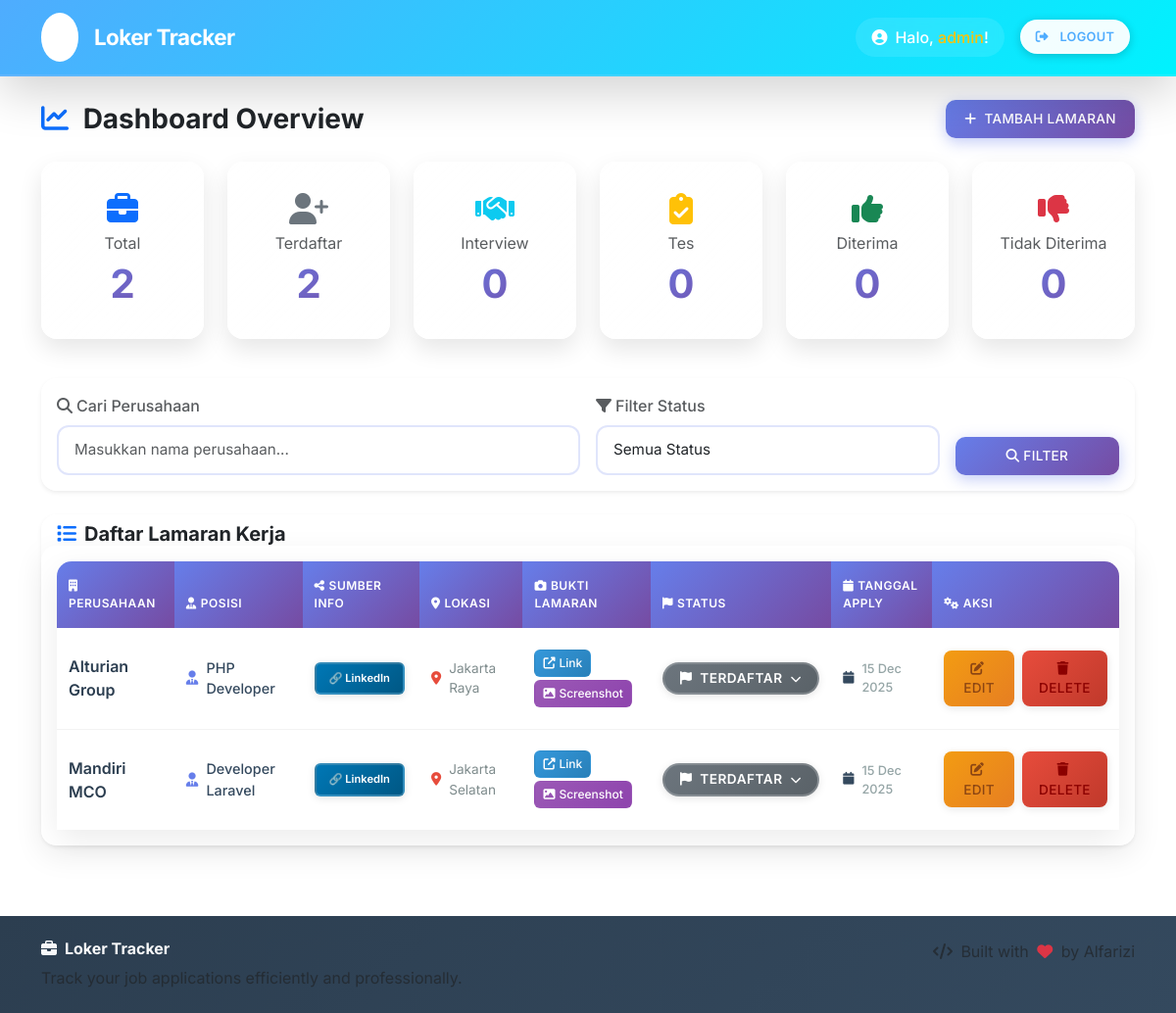
Screenshot of / (signed in) with the database file from the repository.
### models.py (models this page shows)
class JobApplication(db.Model):
    id = db.Column(db.Integer, primary_key=True)
    company_name = db.Column(db.String(100))
    position = db.Column(db.String(100), nullable=True)  # NEW: Posisi yang dilamar
    location = db.Column(db.String(100))
    address = db.Column(db.String(200))
    application_proof = db.Column(db.Text, nullable=True)  # NEW: Link atau path screenshot
    image_proof = db.Column(db.String(255), nullable=True)  # NEW: Path to uploaded image
    source_info = db.Column(db.String(100), nullable=True)  # NEW: Asal info loker
    applied_date = db.Column(db.DateTime)
    status_id = db.Column(db.Integer, db.ForeignKey('status.id'))
    status = db.relationship('Status')
    user_id = db.Column(db.Integer, db.ForeignKey('user.id'))

class Status(db.Model):
    id = db.Column(db.Integer, primary_key=True)
    name = db.Column(db.String(50), unique=True, nullable=False)
    color = db.Column(db.String(20), default='secondary')

### app.py (the view)
@app.route('/')
@login_required
def index():
    search = request.args.get('q')
    status = request.args.get('status')
    statuses = Status.query.all()
    query = JobApplication.query.filter_by(user_id=current_user.id)
    if search:
        query = query.filter(
            JobApplication.company_name.ilike(f'%{search}%')
        )
    if status and status != 'All':
        query = query.filter(
            JobApplication.status.has(name=status)
        )
    jobs = query.order_by(JobApplication.applied_date.desc()).all()
    total = JobApplication.query.filter_by(user_id=current_user.id).count()
    terdaftar = JobApplication.query.filter(
        JobApplication.user_id == current_user.id,
        JobApplication.status.has(name='Terdaftar')
    ).count()
    interview = JobApplication.query.filter(
        JobApplication.user_id == current_user.id,
        JobApplication.status.has(name='Interview')
    ).count()
    tes = JobApplication.query.filter(
        JobApplication.user_id == current_user.id,
        JobApplication.status.has(name='Tes')
    ).count()
    diterima = JobApplication.query.filter(
        JobApplication.user_id == current_user.id,
        JobApplication.status.has(name='Diterima')
    ).count()
    ditolak = JobApplication.query.filter(
        JobApplication.user_id == current_user.id,
        JobApplication.status.has(name='Tidak Diterima')
    ).count()
    return render_template(
        'index.html',
        jobs=jobs,
        statuses=statuses,
        total=total,
        terdaftar=terdaftar,
        interview=interview,
        tes=tes,
        diterima=diterima,
        ditolak=ditolak
    )

### templates/index.html (shortened to what this page needs)
{% extends 'base.html' %}
{% block content %}
<div class="d-flex justify-content-between align-items-center mb-4">
    <h3 class="fw-bold text-dark mb-0">
        <i class="fas fa-chart-line me-2 text-primary"></i>
        Dashboard Overview
    </h3>
    <a href="/add" class="btn btn-primary">
        <i class="fas fa-plus me-2"></i>Tambah Lamaran
    </a>
</div>
<div class="row mb-4">
    <div class="col-lg-2 col-md-4 col-sm-6 mb-3">
        <div class="card stats-card text-center border-0">
            <div class="card-body">
                <div class="mb-2">
                    <i class="fas fa-briefcase fa-2x text-primary"></i>
                </div>
                <h6 class="text-muted fw-normal">Total</h6>
                <h3 data-stat="total">{{ total }}</h3>
            </div>
        </div>
    </div>
    <div class="col-lg-2 col-md-4 col-sm-6 mb-3">
        <div class="card stats-card text-center border-0">
            <div class="card-body">
                <div class="mb-2">
                    <i class="fas fa-user-plus fa-2x text-secondary"></i>
                </div>
                <h6 class="text-muted fw-normal">Terdaftar</h6>
                <h3 data-stat="terdaftar">{{ terdaftar }}</h3>
            </div>
        </div>
    </div>
    <div class="col-lg-2 col-md-4 col-sm-6 mb-3">
        <div class="card stats-card text-center border-0">
            <div class="card-body">
                <div class="mb-2">
                    <i class="fas fa-handshake fa-2x text-info"></i>
                </div>
                <h6 class="text-muted fw-normal">Interview</h6>
                <h3 data-stat="interview">{{ interview }}</h3>
            </div>
        </div>
    </div>
    <div class="col-lg-2 col-md-4 col-sm-6 mb-3">
        <div class="card stats-card text-center border-0">
            <div class="card-body">
                <div class="mb-2">
                    <i class="fas fa-clipboard-check fa-2x text-warning"></i>
                </div>
                <h6 class="text-muted fw-normal">Tes</h6>
                <h3 data-stat="tes">{{ tes }}</h3>
            </div>
        </div>
    </div>
    <div class="col-lg-2 col-md-4 col-sm-6 mb-3">
        <div class="card stats-card text-center border-0">
            <div class="card-body">
                <div class="mb-2">
                    <i class="fas fa-thumbs-up fa-2x text-success"></i>
                </div>
                <h6 class="text-muted fw-normal">Diterima</h6>
                <h3 data-stat="diterima">{{ diterima }}</h3>
            </div>
        </div>
    </div>
    <div class="col-lg-2 col-md-4 col-sm-6 mb-3">
        <div class="card stats-card text-center border-0">
            <div class="card-body">
                <div class="mb-2">
                    <i class="fas fa-thumbs-down fa-2x text-danger"></i>
                </div>
                <h6 class="text-muted fw-normal">Tidak Diterima</h6>
                <h3 data-stat="ditolak">{{ ditolak }}</h3>
            </div>
        </div>
    </div>
</div>
<div class="card border-0 shadow-sm mb-4">
    <div class="card-body">
        <form method="get" class="row g-3">
            <div class="col-md-6">
                <label class="form-label text-muted fw-medium">
                    <i class="fas fa-search me-1"></i>Cari Perusahaan
                </label>
                <input type="text" name="q" class="form-control" placeholder="Masukkan nama perusahaan..." value="{{ request.args.get('q', '') }}">
            </div>
            <div class="col-md-4">
                <label class="form-label text-muted fw-medium">
                    <i class="fas fa-filter me-1"></i>Filter Status
                </label>
                <select name="status" class="form-control">
                    <option value="All" {% if request.args.get('status') == 'All' %}selected{% endif %}>Semua Status</option>
                </select>
            </div>
            <div class="col-md-2 d-flex align-items-end">
                <button type="submit" class="btn btn-primary w-100">
                    <i class="fas fa-search me-1"></i>Filter
                </button>
            </div>
        </form>
    </div>
</div>
<div class="card border-0 shadow-sm">
    <div class="card-header bg-transparent border-0 pb-0">
        <h5 class="mb-0 fw-bold">
            <i class="fas fa-list me-2 text-primary"></i>Daftar Lamaran Kerja
        </h5>
    </div>
    <div class="card-body p-0">
        <div class="table-responsive" style="overflow: visible;">
            <table class="table table-hover mb-0" style="overflow: visible;">
                <thead>
                    <tr>
                        <th><i class="fas fa-building me-1"></i>Perusahaan</th>
                        <th><i class="fas fa-user-tie me-1"></i>Posisi</th>
                        <th><i class="fas fa-share-alt me-1"></i>Sumber Info</th>
                        <th><i class="fas fa-map-marker-alt me-1"></i>Lokasi</th>
                        <th><i class="fas fa-camera me-1"></i>Bukti Lamaran</th>
                        <th><i class="fas fa-flag me-1"></i>Status</th>
                        <th><i class="fas fa-calendar me-1"></i>Tanggal Apply</th>
                        <th><i class="fas fa-cogs me-1"></i>Aksi</th>
                    </tr>
                </thead>
                <tbody>
                    {% for job in jobs %}
                    <tr>
                        <td>
                            <div class="fw-semibold">{{ job.company_name }}</div>
                        </td>
                        <td>
                            <div class="position-info">
                                <i class="fas fa-user-tie"></i>
                                {{ job.position or '<span class="text-muted">-</span>' }}
                            </div>
                        </td>
                        <td>
                            {% if job.source_info %}
                                {% if job.source_info == 'LinkedIn' %}
                                    <span class="source-badge linkedin">🔗 LinkedIn</span>
                                {% elif job.source_info == 'Instagram' %}
                                    <span class="source-badge instagram">📷 Instagram</span>
                                {% elif job.source_info == 'TikTok' %}
                                    <span class="source-badge tiktok">🎵 TikTok</span>
                                {% elif job.source_info == 'JobStreet' %}
                                    <span class="source-badge jobstreet">💼 JobStreet</span>
                                {% elif job.source_info == 'Indeed' %}
                                    <span class="source-badge indeed">🔍 Indeed</span>
                                {% elif job.source_info == 'Website Perusahaan' %}
                                    <span class="source-badge website">🌐 Website</span>
                                {% elif job.source_info == 'Email/Newsletter' %}
                                    <span class="source-badge email">📧 Email</span>
                                {% elif job.source_info == 'Teman/Kolega' %}
                                    <span class="source-badge friend">👥 Teman</span>
                                {% elif job.source_info == 'Job Fair/Expo' %}
                                    <span class="source-badge jobfair">🎪 Job Fair</span>
                                {% elif job.source_info == 'Media Sosial Lainnya' %}
                                    <span class="source-badge social">📱 Social</span>
                                {% elif job.source_info == 'Lainnya' %}
                                    <span class="source-badge other">📝 Lainnya</span>
                                {% else %}
                                    <span class="source-badge">{{ job.source_info }}</span>
                                {% endif %}
                            {% else %}
                                <span class="text-muted">-</span>
                            {% endif %}
                        </td>
                        <td>
                            <div class="location-info">
                                <i class="fas fa-map-marker-alt"></i>
                                {{ job.location }}
                            </div>
                        </td>
                        <td>
                            {% if job.application_proof or job.image_proof %}
                                {% if job.application_proof and job.application_proof.startswith('http') %}
                                    <a href="{{ job.application_proof }}" target="_blank" class="proof-link">
                                        <i class="fas fa-external-link-alt me-1"></i>Link
                                    </a>
                                    <br>
                                {% endif %}
                                {% if job.image_proof %}
                                    <button onclick="showImageModal('/uploads/proofs/{{ job.image_proof }}', 'Bukti Lamaran - {{ job.company_name }}')" class="proof-screenshot">
                                        <i class="fas fa-image me-1"></i>Screenshot
                                    </button>
                                {% endif %}
                            {% else %}
                                <span class="text-muted">-</span>
                            {% endif %}
                        </td>
                        <td>
                            <div class="dropdown">
                                <span class="badge status-badge status-{{ job.status.name.lower().replace(' ', '-') }} px-3 py-2 dropdown-toggle"
                                      style="cursor: pointer; font-size: 0.85rem;"
                                      data-bs-toggle="dropdown"
                                      aria-expanded="false"
                                      id="status-badge-{{ job.id }}">
                                    <i class="fas fa-flag me-1"></i>
                                    {{ job.status.name }}
                                    <i class="fas fa-chevron-down ms-1" style="font-size: 0.7rem;"></i>
                                </span>
                            </div>
                        </td>
                        <td>
                            <div class="date-info">
                                <i class="fas fa-calendar"></i>
                                {{ job.applied_date.strftime('%d %b %Y') }}
                            </div>
                        </td>
                        <td>
                            <div class="d-flex gap-2">
                                <a href="/job/{{ job.id }}/edit" class="btn btn-warning">
                                    <i class="fas fa-edit me-1"></i>Edit
                                </a>
                                <button class="btn btn-danger delete-btn" data-job-id="{{ job.id }}" data-company="{{ job.company_name }}">
                                    <i class="fas fa-trash me-1"></i>Delete
                                </button>
                            </div>
                        </td>
                    </tr>
                    {% endfor %}
                </tbody>
            </table>
        </div>
    </div>
</div>
{% endblock %}

### rows the page displays
JobApplication: company_name "Alturian Group", position "PHP Developer", source_info "🔗 LinkedIn", location "Jakarta Raya", status.name "TERDAFTAR", applied_date "15 Dec 2025"
JobApplication: company_name "Mandiri MCO", position "Developer Laravel", source_info "🔗 LinkedIn", location "Jakarta Selatan", status.name "TERDAFTAR", applied_date "15 Dec 2025"

### other values shown
{{ total }} "2"
{{ terdaftar }} "2"
{{ interview }} "0"
{{ tes }} "0"
{{ diterima }} "0"
{{ ditolak }} "0"
